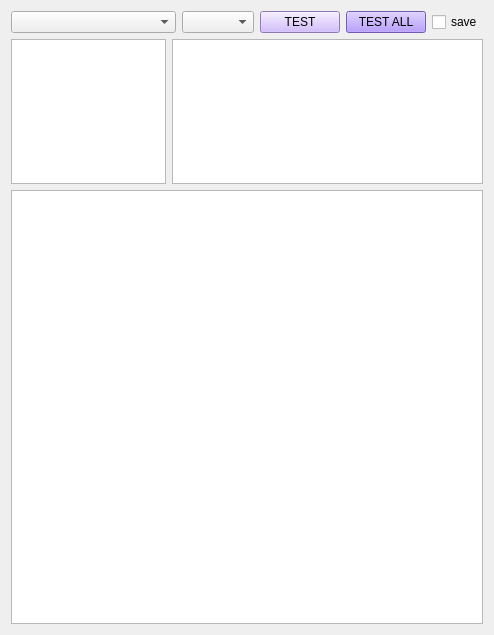
<?xml version="1.0" encoding="UTF-8"?>
<ui version="4.0">
 <class>FormTestModel</class>
 <widget class="QWidget" name="FormTestModel">
  <property name="geometry">
   <rect>
    <x>0</x>
    <y>0</y>
    <width>494</width>
    <height>635</height>
   </rect>
  </property>
  <property name="windowTitle">
   <string>Form</string>
  </property>
  <layout class="QGridLayout" name="gridLayout_5">
   <item row="0" column="0">
    <layout class="QGridLayout" name="gridLayout_4" rowstretch="0,1,3" rowminimumheight="0,0,0">
     <item row="0" column="0">
      <layout class="QGridLayout" name="gridLayout_2" columnstretch="1,0,0">
       <item row="0" column="2">
        <layout class="QGridLayout" name="gridLayout">
         <item row="0" column="0">
          <widget class="QPushButton" name="pushButton_test">
           <property name="styleSheet">
            <string notr="true">background-color: rgb(200, 171, 252);</string>
           </property>
           <property name="text">
            <string>TEST</string>
           </property>
          </widget>
         </item>
         <item row="0" column="1">
          <widget class="QPushButton" name="pushButton_test_all">
           <property name="styleSheet">
            <string notr="true">background-color: rgb(160, 125, 252);</string>
           </property>
           <property name="text">
            <string>TEST ALL</string>
           </property>
          </widget>
         </item>
         <item row="0" column="2">
          <widget class="QCheckBox" name="checkBox_save_test">
           <property name="text">
            <string>save</string>
           </property>
          </widget>
         </item>
        </layout>
       </item>
       <item row="0" column="0">
        <widget class="QComboBox" name="comboBox_test_analysis"/>
       </item>
       <item row="0" column="1">
        <widget class="QComboBox" name="comboBox_mark"/>
       </item>
      </layout>
     </item>
     <item row="1" column="0">
      <layout class="QGridLayout" name="gridLayout_3" columnstretch="1,2">
       <item row="0" column="0">
        <widget class="QListWidget" name="listWidget_test_model"/>
       </item>
       <item row="0" column="1">
        <widget class="QListWidget" name="listWidget_test_point"/>
       </item>
      </layout>
     </item>
     <item row="2" column="0">
      <widget class="QTextEdit" name="textEdit_test_result"/>
     </item>
    </layout>
   </item>
  </layout>
 </widget>
 <resources/>
 <connections/>
</ui>
